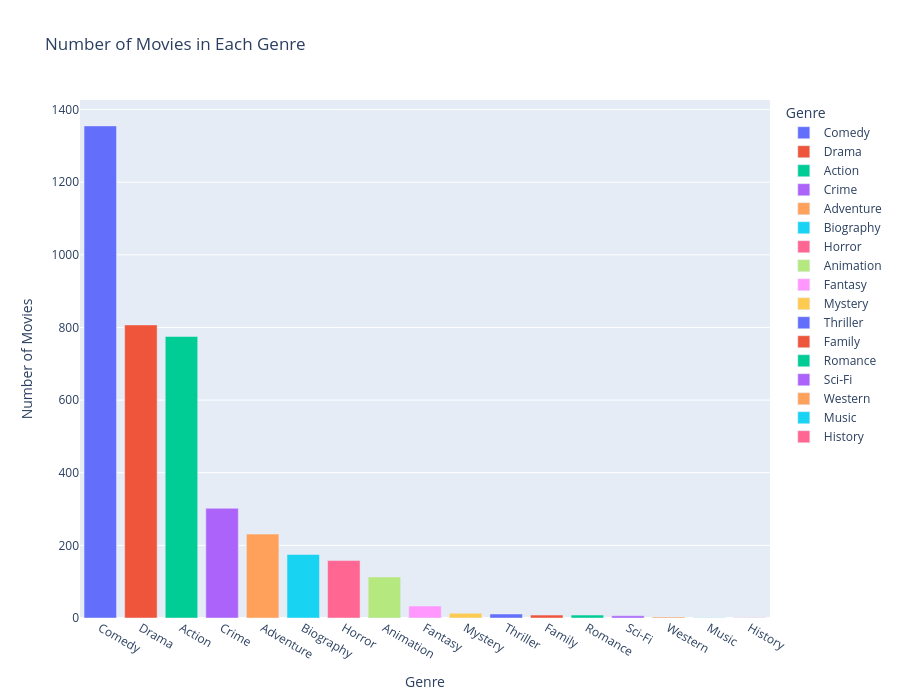

Write notebook code for a chart like this one.
### Code cell
# Exercise 2
# Create a bar chart showing the number of movies in each genre
genre_count = movies["genre"].value_counts().reset_index()
genre_count.columns = ["Genre", "Number of Movies"]
fig = px.bar(
    genre_count,
    # X and Y axis label
    x="Genre",
    y="Number of Movies",
    # Different color for each Genre
    color="Genre",
    # Add chart title
    title="Number of Movies in Each Genre",
)
fig.update_layout(
 height=700
)
fig.show()

### Figure 1 — Plotly figure (JSON) as saved in the notebook; plotly's stock layout.template omitted (floating-point values rounded to 4 significant figures)
{"data": [{"alignmentgroup": "True", "hovertemplate": "Genre=%{x}<br>Number of Movies=%{y}<extra></extra>", "legendgroup": "Comedy", "marker": {"color": "#636efa", "pattern": {"shape": ""}}, "name": "Comedy", "offsetgroup": "Comedy", "orientation": "v", "showlegend": true, "textposition": "auto", "type": "bar", "x": ["Comedy"], "xaxis": "x", "y": [1355], "yaxis": "y"}, {"alignmentgroup": "True", "hovertemplate": "Genre=%{x}<br>Number of Movies=%{y}<extra></extra>", "legendgroup": "Drama", "marker": {"color": "#EF553B", "pattern": {"shape": ""}}, "name": "Drama", "offsetgroup": "Drama", "orientation": "v", "showlegend": true, "textposition": "auto", "type": "bar", "x": ["Drama"], "xaxis": "x", "y": [807], "yaxis": "y"}, {"alignmentgroup": "True", "hovertemplate": "Genre=%{x}<br>Number of Movies=%{y}<extra></extra>", "legendgroup": "Action", "marker": {"color": "#00cc96", "pattern": {"shape": ""}}, "name": "Action", "offsetgroup": "Action", "orientation": "v", "showlegend": true, "textposition": "auto", "type": "bar", "x": ["Action"], "xaxis": "x", "y": [775], "yaxis": "y"}, {"alignmentgroup": "True", "hovertemplate": "Genre=%{x}<br>Number of Movies=%{y}<extra></extra>", "legendgroup": "Crime", "marker": {"color": "#ab63fa", "pattern": {"shape": ""}}, "name": "Crime", "offsetgroup": "Crime", "orientation": "v", "showlegend": true, "textposition": "auto", "type": "bar", "x": ["Crime"], "xaxis": "x", "y": [302], "yaxis": "y"}, {"alignmentgroup": "True", "hovertemplate": "Genre=%{x}<br>Number of Movies=%{y}<extra></extra>", "legendgroup": "Adventure", "marker": {"color": "#FFA15A", "pattern": {"shape": ""}}, "name": "Adventure", "offsetgroup": "Adventure", "orientation": "v", "showlegend": true, "textposition": "auto", "type": "bar", "x": ["Adventure"], "xaxis": "x", "y": [231], "yaxis": "y"}, {"alignmentgroup": "True", "hovertemplate": "Genre=%{x}<br>Number of Movies=%{y}<extra></extra>", "legendgroup": "Biography", "marker": {"color": "#19d3f3", "pattern": {"shape": ""}}, "name": "Biography", "offsetgroup": "Biography", "orientation": "v", "showlegend": true, "textposition": "auto", "type": "bar", "x": ["Biography"], "xaxis": "x", "y": [175], "yaxis": "y"}, {"alignmentgroup": "True", "hovertemplate": "Genre=%{x}<br>Number of Movies=%{y}<extra></extra>", "legendgroup": "Horror", "marker": {"color": "#FF6692", "pattern": {"shape": ""}}, "name": "Horror", "offsetgroup": "Horror", "orientation": "v", "showlegend": true, "textposition": "auto", "type": "bar", "x": ["Horror"], "xaxis": "x", "y": [158], "yaxis": "y"}, {"alignmentgroup": "True", "hovertemplate": "Genre=%{x}<br>Number of Movies=%{y}<extra></extra>", "legendgroup": "Animation", "marker": {"color": "#B6E880", "pattern": {"shape": ""}}, "name": "Animation", "offsetgroup": "Animation", "orientation": "v", "showlegend": true, "textposition": "auto", "type": "bar", "x": ["Animation"], "xaxis": "x", "y": [113], "yaxis": "y"}, {"alignmentgroup": "True", "hovertemplate": "Genre=%{x}<br>Number of Movies=%{y}<extra></extra>", "legendgroup": "Fantasy", "marker": {"color": "#FF97FF", "pattern": {"shape": ""}}, "name": "Fantasy", "offsetgroup": "Fantasy", "orientation": "v", "showlegend": true, "textposition": "auto", "type": "bar", "x": ["Fantasy"], "xaxis": "x", "y": [33], "yaxis": "y"}, {"alignmentgroup": "True", "hovertemplate": "Genre=%{x}<br>Number of Movies=%{y}<extra></extra>", "legendgroup": "Mystery", "marker": {"color": "#FECB52", "pattern": {"shape": ""}}, "name": "Mystery", "offsetgroup": "Mystery", "orientation": "v", "showlegend": true, "textposition": "auto", "type": "bar", "x": ["Mystery"], "xaxis": "x", "y": [13], "yaxis": "y"}, {"alignmentgroup": "True", "hovertemplate": "Genre=%{x}<br>Number of Movies=%{y}<extra></extra>", "legendgroup": "Thriller", "marker": {"color": "#636efa", "pattern": {"shape": ""}}, "name": "Thriller", "offsetgroup": "Thriller", "orientation": "v", "showlegend": true, "textposition": "auto", "type": "bar", "x": ["Thriller"], "xaxis": "x", "y": [11], "yaxis": "y"}, {"alignmentgroup": "True", "hovertemplate": "Genre=%{x}<br>Number of Movies=%{y}<extra></extra>", "legendgroup": "Family", "marker": {"color": "#EF553B", "pattern": {"shape": ""}}, "name": "Family", "offsetgroup": "Family", "orientation": "v", "showlegend": true, "textposition": "auto", "type": "bar", "x": ["Family"], "xaxis": "x", "y": [8], "yaxis": "y"}, {"alignmentgroup": "True", "hovertemplate": "Genre=%{x}<br>Number of Movies=%{y}<extra></extra>", "legendgroup": "Romance", "marker": {"color": "#00cc96", "pattern": {"shape": ""}}, "name": "Romance", "offsetgroup": "Romance", "orientation": "v", "showlegend": true, "textposition": "auto", "type": "bar", "x": ["Romance"], "xaxis": "x", "y": [8], "yaxis": "y"}, {"alignmentgroup": "True", "hovertemplate": "Genre=%{x}<br>Number of Movies=%{y}<extra></extra>", "legendgroup": "Sci-Fi", "marker": {"color": "#ab63fa", "pattern": {"shape": ""}}, "name": "Sci-Fi", "offsetgroup": "Sci-Fi", "orientation": "v", "showlegend": true, "textposition": "auto", "type": "bar", "x": ["Sci-Fi"], "xaxis": "x", "y": [6], "yaxis": "y"}, {"alignmentgroup": "True", "hovertemplate": "Genre=%{x}<br>Number of Movies=%{y}<extra></extra>", "legendgroup": "Western", "marker": {"color": "#FFA15A", "pattern": {"shape": ""}}, "name": "Western", "offsetgroup": "Western", "orientation": "v", "showlegend": true, "textposition": "auto", "type": "bar", "x": ["Western"], "xaxis": "x", "y": [3], "yaxis": "y"}, {"alignmentgroup": "True", "hovertemplate": "Genre=%{x}<br>Number of Movies=%{y}<extra></extra>", "legendgroup": "Music", "marker": {"color": "#19d3f3", "pattern": {"shape": ""}}, "name": "Music", "offsetgroup": "Music", "orientation": "v", "showlegend": true, "textposition": "auto", "type": "bar", "x": ["Music"], "xaxis": "x", "y": [1], "yaxis": "y"}, {"alignmentgroup": "True", "hovertemplate": "Genre=%{x}<br>Number of Movies=%{y}<extra></extra>", "legendgroup": "History", "marker": {"color": "#FF6692", "pattern": {"shape": ""}}, "name": "History", "offsetgroup": "History", "orientation": "v", "showlegend": true, "textposition": "auto", "type": "bar", "x": ["History"], "xaxis": "x", "y": [1], "yaxis": "y"}], "layout": {"barmode": "relative", "height": 700, "legend": {"title": {"text": "Genre"}, "tracegroupgap": 0}, "title": {"text": "Number of Movies in Each Genre"}, "xaxis": {"anchor": "y", "categoryarray": ["Comedy", "Drama", "Action", "Crime", "Adventure", "Biography", "Horror", "Animation", "Fantasy", "Mystery", "Thriller", "Family", "Romance", "Sci-Fi", "Western", "Music", "History"], "categoryorder": "array", "domain": [0, 1], "title": {"text": "Genre"}}, "yaxis": {"anchor": "x", "domain": [0, 1], "title": {"text": "Number of Movies"}}}}
